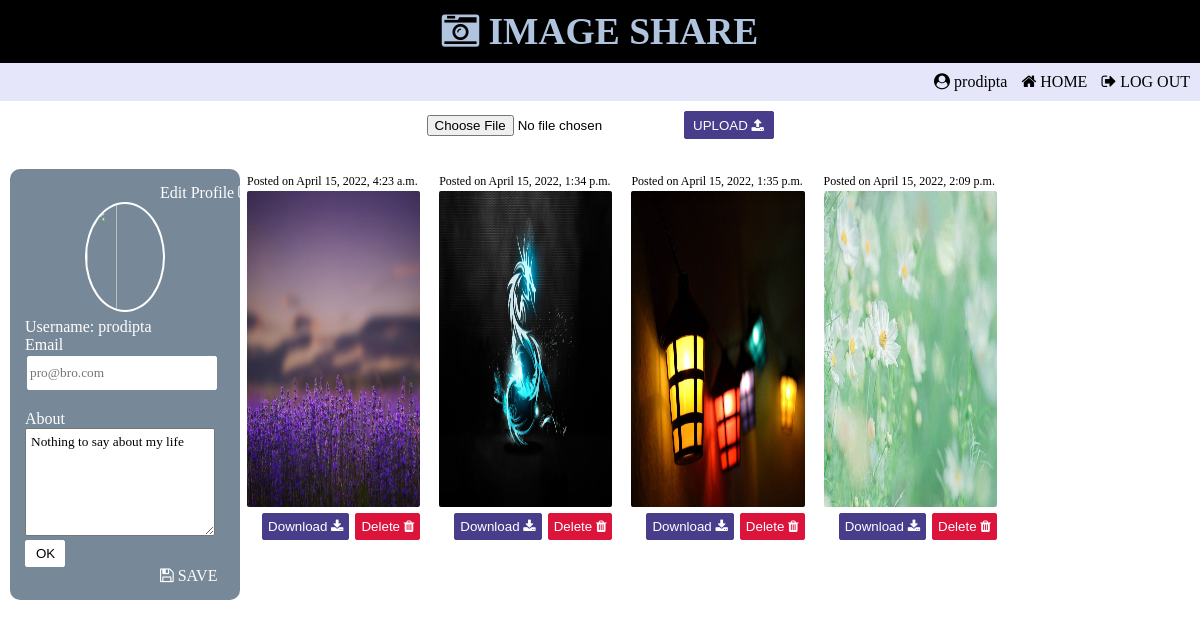
The page /editprofile/ (signed in) on the database its author committed.
### myApp/models.py (models this page shows, shortened)
class Profile(models.Model):
    user=models.ForeignKey(User,on_delete=models.CASCADE)
    email=models.EmailField(blank=True, null=True)
    about=models.TextField(blank=True, null=True)

class Image(models.Model):
    photo=models.ImageField(upload_to="allimages")
    date=models.DateTimeField(auto_now_add=True)
    user=models.ForeignKey(User,on_delete=models.CASCADE)

### myApp/views.py (the view, shortened to what this page needs)
# urls.py: path('editprofile/', views.editprofile,name='editprofile'),
def editprofile(request):
    print('request.user.id',request.user.id)
    profile=Profile.objects.all()
    present=False
    for pr in profile:
        if(str(pr.user)==str(request.user)):
            present=True
            break
    if(present is False):
        profile=Profile.objects.create(user=request.user)
    images=Image.objects.filter(user=request.user)
    userinfo=Profile.objects.get(user=request.user)
    context={'images':images,'userinfo':userinfo}
    return render(request,'editprofile.html',context)

### myApp/templates/editprofile.html (shortened to what this page needs)
<!DOCTYPE html>
<html lang="en">
<head>
    {% load static %}
    <link rel='stylesheet' href="{% static 'style.css' %}">
    <link rel="stylesheet" href="https://cdnjs.cloudflare.com/ajax/libs/font-awesome/4.7.0/css/font-awesome.min.css">
</head>
<body>
    <div class="app-name">
        <h2><i class="fa fa-camera-retro"></i> IMAGE SHARE</h2>
    </div>
    <div class="container">
        <a href="#"><i class="fa fa-user-circle"></i> {{user}}</a>
        <a href="/authuserhome/"><i class="fa fa-home"></i> HOME</a>
        <a href="/logout/"><i class="fa fa-sign-out"></i> LOG OUT</a>
    </div>
    <div class="upload">
        <form action="/" method="post" enctype="multipart/form-data">
            <input type="file" name="photo" accept="image/*" placeholder="Choose an image">
            <button id="upload-icon">UPLOAD <i class="fa fa-upload"></i></button>
        </form>
    </div>
    <div class="grid-container">
        <div class="about-section">
            <a href="#">Edit Profile </a><br>
                <img src="https://cdn.dribbble.com/users/1577045/screenshots/4914645/media/028d394ffb00cb7a4b2ef9915a384fd9.png?compress=1&resize=400x300&vertical=top"
                id="profile-pic">
                <p>Username: {{userinfo.user}}</p>
                <form action="#" method="post">
                    <label>Email</label><br>
                    <input type="text" name="email" placeholder="{{userinfo.email}}"><br><br>
                    <label>About</label><br>
                    <textarea name="about" id="" cols="25" rows="6">{{userinfo.about}}</textarea><br>
                    <input type="submit" name="save" value="OK"><br>
                </form>
                <a href="/"><i class="fa fa-save"></i> SAVE</a>
        </div>
        <div class="gallery">
            {% for image in images %}
                <div class="repeat">
                    <p id="info">Posted on {{image.date}}</p>
                    <img src="{{image.photo.url}}" alt=""><br>
                    <a href="{{image.photo.url}}" download="{{image.photo.url}}" ><button id="dwn">Download <i class="fa fa-download"></i></button></a>
                    <a href="{% url 'delete' image.id %}"><button id="del">Delete <i class="fa fa-trash"></i></button></a>
                </div>
            {% endfor %}
        </div>
    </div>
</body>
</html>

### myApp/static/style.css (style rules this page uses)
* { margin: 0; padding: 0; box-sizing: border-box; }
body { background: white; }
.user-forms label,h1,p,a { color: black; font-family: inherit; }
.user-forms input[type='text'],input[type='password'],.about-section input[type='text'],.mobile-dash input[type='text'] { background: white; width: 95%; padding: 8px 2px; margin: 2px; border-radius: 2px; border: 1px solid white; color:darkslateblue; font-family: calibri light; }
.app-name { padding: 10px; color: lightsteelblue; background: black; font-family: Cambria; text-align: center; font-size: 25px; }
.gallery { display: grid; position: relative; grid-template-columns: repeat(5, 19.5%); grid-column-gap: 5px; width: 100%; text-align: right; color: white; }
.gallery img { width: 100%; height: 75%; border-radius: 4px; border: 2px solid white; }
#dwn { padding:5px; position: relative; color: white; margin-bottom: 0px; margin-right: 2px; background-color: darkslateblue; border-radius: 2px; border: 1px solid darkslateblue; }
#del { padding:5px; position: relative; color: white;margin-bottom: 0px; background-color: crimson; border-radius: 2px; margin-right: 2px; border: 1px solid crimson; }
.upload { width: 100%; position: relative; padding:10px; text-align: center; font-family: Cambria; background:inherit; margin-bottom: 20px; }
#upload-icon { color: white; background-color: darkslateblue; border-radius: 2px; width:90px;height: 28px; border:1px solid darkslateblue; }
.repeat { background: inherit; border-radius: 5px; height: 100%;padding: 5px; padding-bottom: 0px; font-family:Cambria; }
#info { color: black; text-align: left; position: relative; left: 0%; font-size: 12px; margin-left: 2px; }
.container { font-family: Cambria; text-align: right; padding: 10px; background: lavender; }
.container a { color: black; text-decoration: none; margin-left:10px; }
.about-section { background: lightslategray; border-radius: 10px; padding: 15px; font-family: Cambria; margin-left: 10px; color: white; }
.about-section p { color: white; }
.about-section a { color: white; position: relative; left:65%; margin: 5px; text-decoration: none; }
.about-section input[type='submit'] { width: 20%; background: white; padding: 5px 10px; border-radius: 2px; border: 1px solid white; }
.about-section textarea { border-radius: 2px; font-family: Cambria; width: 95%; padding: 5px; }
.grid-container { display: grid; grid-template-columns: 1fr 4fr; }
#profile-pic { width: 40%; position: relative; left: 30%; height: 110px; border-radius: 50%; border: 2px solid white; }

### rows shown on the page
Profile: user "prodipta", email "pro@bro.com", about "Nothing to say about my life"
Image: date "April 15, 2022, 4:23 a.m.", photo (picture)
Image: date "April 15, 2022, 1:34 p.m.", photo (picture)
Image: date "April 15, 2022, 1:35 p.m.", photo (picture)
Image: date "April 15, 2022, 2:09 p.m.", photo (picture)

### other values the page prints
{{ user }} "prodipta"
